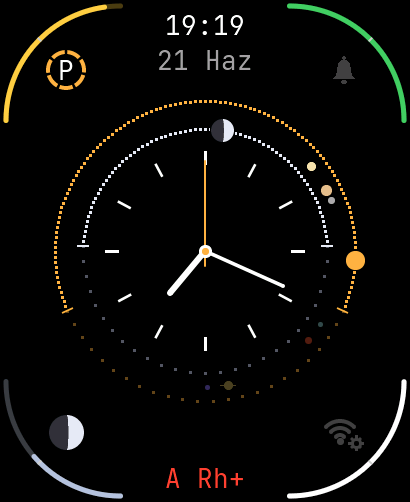
#> input picture docs/screenshots/tr/face-0.png, 410 x 502 px
$ python mock2.py
#> lines starting #> are read from the running program, lines starting #| are printed output that depends on the picture
# The tide icon as the owner described it (2026-11-23): a wave whose crest reaches the icon's top
# at high water; at low water no wave, a flat blue sea line at 20 % of the icon's height with the
# part below it blue. Between them the crest grows with the level. Drawn at five levels, three
# times larger, and once at its size on the watch face.
#     tools/.venv/bin/python docs/superpowers/specs/2026-11-23-tide/mock2.py
import math, os
from PIL import Image, ImageDraw, ImageFont

HERE = os.path.dirname(os.path.abspath(__file__))
ROOT = os.path.join(HERE, '..', '..', '..', '..')
FONT = os.path.join(ROOT, 'tools', 'fonts', 'JetBrainsMono-Regular.ttf')
F26 = ImageFont.truetype(FONT, 26)
SEA = (64, 128, 224)        # the water
SURFACE = (150, 200, 255)   # its line, lighter
SIZE = 44                   # the icon's box on the face, as the weekday ring's
BASE = 0.2                  # the calm sea's line, a share of the height


def surface(shape, x):
    # The wave's height over the calm line, 0 to 1, at x (0 to 1 across the box).
    if shape == 0:   # one round crest in the middle
        return ((1 + math.cos(2 * math.pi * (x - 0.5))) / 2) ** 1.5
    if shape == 1:   # two crests, as a sine
        return (1 + math.cos(2 * math.pi * (2 * x - 0.5))) / 2
    # A crest leaning right, as a wave running to the shore: a slow rise, a steep front.
    p = 0.68
    return (x / p) ** 2 if x < p else max(0.0, 1 - ((x - p) / (1 - p)) ** 0.6)


def icon(level, scale=1, shape=0):
    s = SIZE * scale
    im = Image.new('RGB', (s, s), (0, 0, 0))
    d = ImageDraw.Draw(im)
    crest = (1 - BASE) * level
    top = []
    for i in range(s + 1):
        height = BASE + crest * surface(shape, i / s)
        top.append((i, (s - 1) * (1 - height)))
    d.polygon(top + [(s, s), (0, s)], fill=SEA)
    d.line(top, fill=SURFACE, width=max(2, scale))
    return im


def sheet():
    levels = [0, 0.25, 0.5, 0.75, 1]
    names = ['B1  Tek tepe', 'B2  Sinüs dalgası', 'B3  Kıyıya vuran dalga']
    big = 3
    pad = 30
    row = SIZE * big + 70
    face = Image.open(os.path.join(ROOT, 'docs', 'screenshots', 'tr', 'face-0.png')).convert('RGB')
#> face is the input picture: PIL image 410x502 RGB; mean R, G, B 10.6, 10, 7.9
    width = pad + 330 + len(levels) * (SIZE * big + pad) + 3 * (SIZE + 20) + pad
    out = Image.new('RGB', (width, 70 + 3 * row), (30, 30, 34))
    d = ImageDraw.Draw(out)
    d.text((pad, 10), 'Gelgit simgesi: alçak, %25, %50, %75, yüksek; sağda gerçek boyutta (%89)', font=F26,
           fill=(255, 176, 64))
    for shape in range(3):
        y = 60 + shape * row
        d.text((pad, y + SIZE * big / 2 - 14), names[shape], font=F26, fill=(230, 230, 230))
        for i, level in enumerate(levels):
            x = pad + 330 + i * (SIZE * big + pad)
            out.paste(icon(level, big, shape), (x, y))
            label = 'alçak' if level == 0 else ('yüksek' if level == 1 else '%%%d' % round(level * 100))
            d.text((x + (SIZE * big - d.textlength(label, font=F26)) / 2, y + SIZE * big + 6), label, font=F26,
                   fill=(160, 160, 160))
        # At its size, over the face's own top-right corner.
        crop = face.crop((300, 30, 390, 110)).copy()
        cd = ImageDraw.Draw(crop)
        cd.rectangle([18, 14, 70, 66], fill=(0, 0, 0))
        crop.paste(icon(0.89, 1, shape), (44 - SIZE // 2, 40 - SIZE // 2))
        crop = crop.resize((crop.width * 2, crop.height * 2), Image.NEAREST)
        out.paste(crop, (width - pad - crop.width, y))
#> this loop made 3 passes
#> pass 1, in sheet, `crop = face.crop((300, 30, 390, 110)).copy()`:
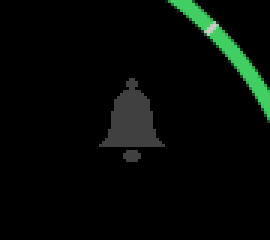
#> crop: PIL image 90x80 RGB (shown 3 times larger); mean R, G, B 5, 9.6, 6.1
#> pass 1, in sheet, `crop = crop.resize((crop.width * 2, crop.height * 2), Image.NEAREST)`:
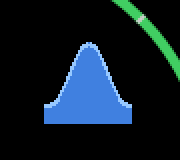
#> crop: PIL image 180x160 RGB; mean R, G, B 13.6, 27.5, 37.6
#> after the loop:
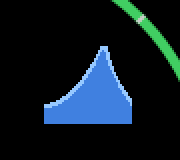
#> crop: PIL image 180x160 RGB; mean R, G, B 12.7, 25.6, 34.2
#> after the loop:
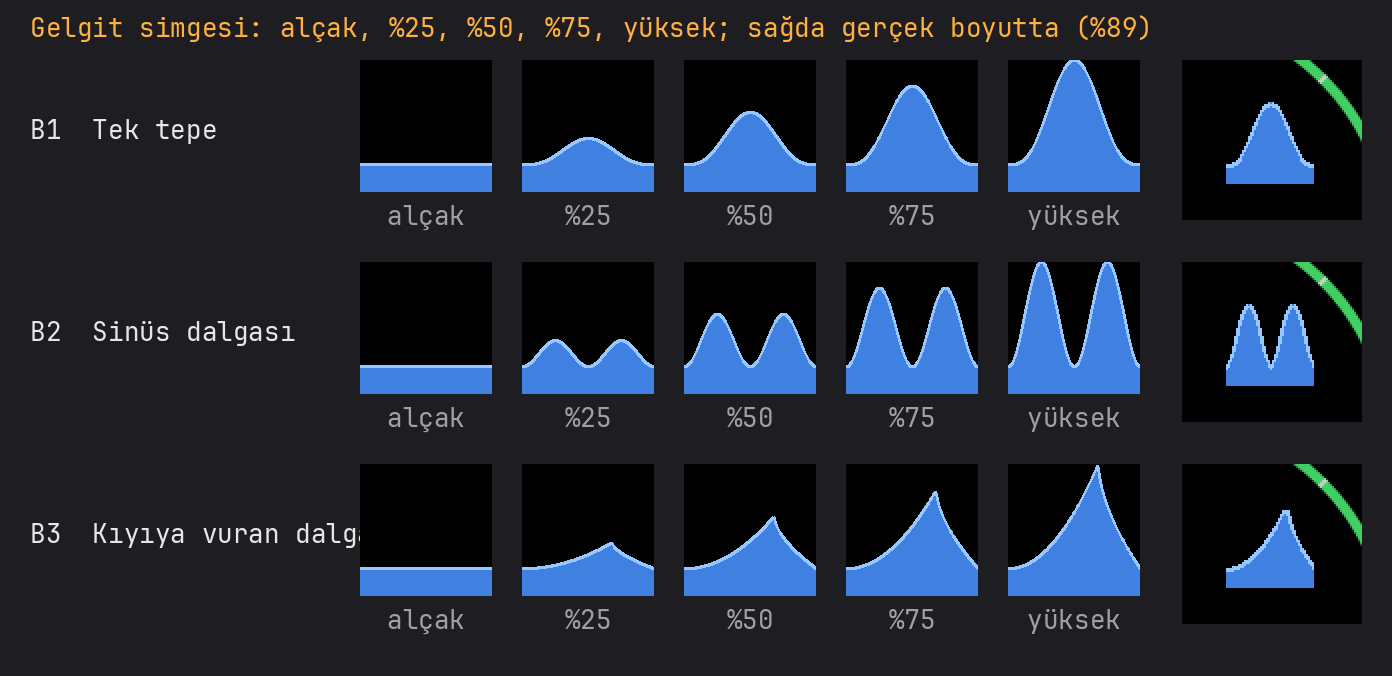
#> out: PIL image 1392x676 RGB; mean R, G, B 30.9, 38.6, 51.4
    out.save(os.path.join(HERE, 'mock2.png'))
    print(os.path.join(HERE, 'mock2.png'))


if __name__ == '__main__':
    sheet()

$ run again, with docs/screenshots/tr/face-1.png copied over docs/screenshots/tr/face-0.png
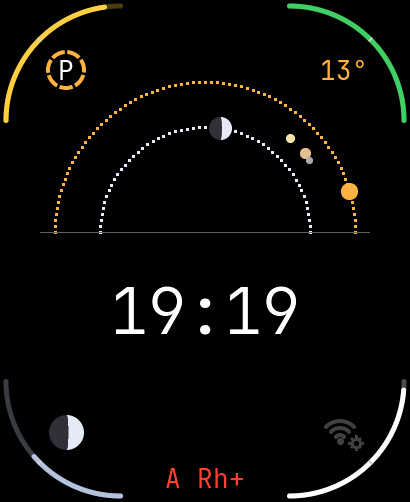
#> input picture docs/screenshots/tr/face-1.png, 410 x 502 px
#> in sheet, face is the input picture: PIL image 410x502 RGB; mean R, G, B 9.8, 9.4, 7.6
#> the loop in sheet, `for shape in range(3):` made 3 passes
#> pass 1, in sheet, `crop = face.crop((300, 30, 390, 110)).copy()`:
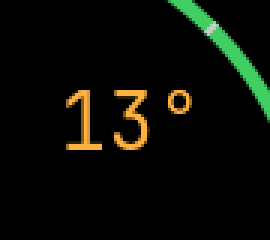
#> crop: PIL image 90x80 RGB (shown 3 times larger); mean R, G, B 9.7, 12, 5.2

$ run again, with docs/screenshots/tr/face-2.png copied over docs/screenshots/tr/face-0.png
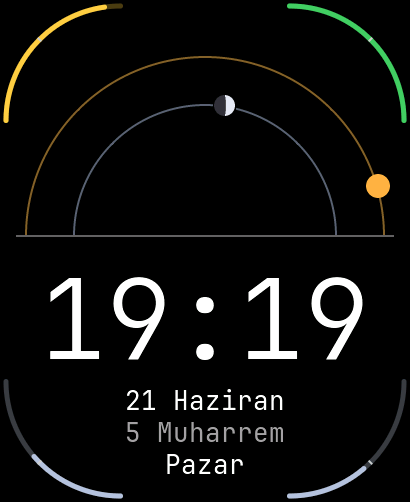
#> input picture docs/screenshots/tr/face-2.png, 410 x 502 px
#> in sheet, face is the input picture: PIL image 410x502 RGB; mean R, G, B 14, 14.2, 12.7
#> the loop in sheet, `for shape in range(3):` made 3 passes
#> pass 1, in sheet, `crop = crop.resize((crop.width * 2, crop.height * 2), Image.NEAREST)`:
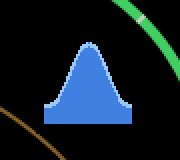
#> crop: PIL image 180x160 RGB; mean R, G, B 15, 28.5, 38
#> after the loop in sheet, `for shape in range(3):`:
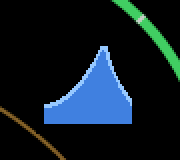
#> crop: PIL image 180x160 RGB; mean R, G, B 14.2, 26.7, 34.6

$ run again, with docs/screenshots/tr/face-3.png copied over docs/screenshots/tr/face-0.png
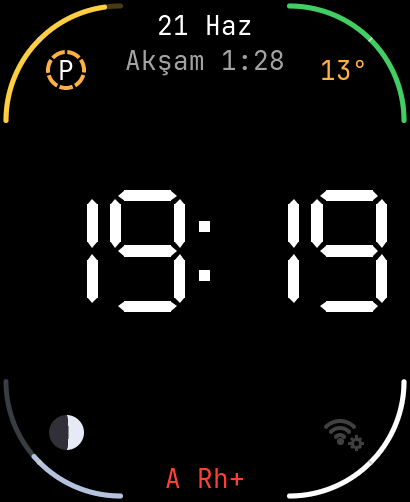
#> input picture docs/screenshots/tr/face-3.png, 410 x 502 px
#> in sheet, face is the input picture: PIL image 410x502 RGB; mean R, G, B 16.8, 16.8, 15.5
#> the loop in sheet, `for shape in range(3):` made 3 passes
#> pass 1, in sheet, `crop = face.crop((300, 30, 390, 110)).copy()`:
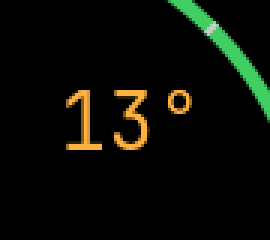
#> crop: PIL image 90x80 RGB (shown 3 times larger); mean R, G, B 9.7, 12, 5.2
